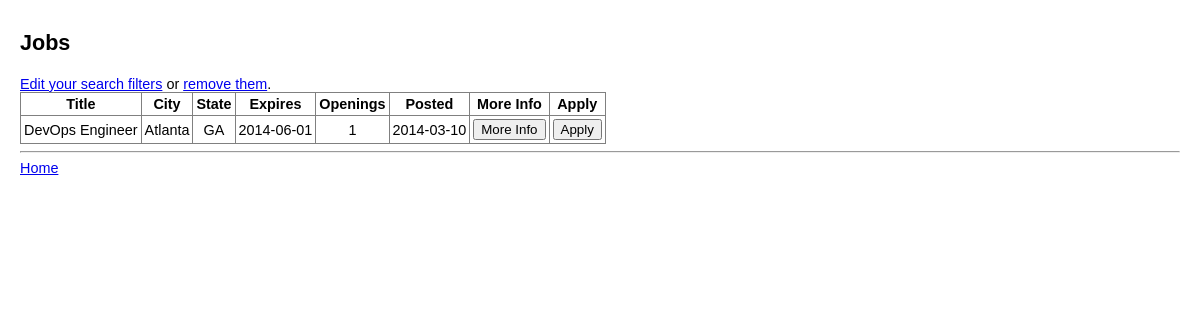
The page /web/jobs.php?state=GA (signed in) on the database its author committed.
### tables this page shows
create table jobs
(
job_id int not null auto_increment,
title varchar(255) not null,
tags varchar(255) not null,
description text not null,
city varchar(255) not null,
state char(2) not null,
expiration date not null,
openings int(3) not null,
posted date not null,
primary key (job_id)
);

### web/jobs.php (the view, shortened to what this page needs)
<!doctype html>
<html>
<link rel="stylesheet" type="text/css" href="resources/style.css">
</head>
<body>
<div id='page_title'>
Jobs
</div>
<div id='content'>
<a href='search_jobs.php'>Edit your search filters</a> or <a href='jobs.php'>remove them</a>.
<?php
include 'resources/db_connect.php';
if (isset($_GET['state'])) {
  $state = $_GET['state'];
  $sql = "select * from jobs where state = '$state'";
} elseif (isset($_GET['city'])) {
  $city = $_GET['city'];
  $sql = "select * from jobs where city = '$city'";
} else {
  $sql = "select * from jobs";
}
$result = mysqli_query($con,$sql);
if ($result->num_rows == 0) {
  echo "Sorry, no jobs currently listed. Check back soon!";
} else {
  echo "<table border='1' cellpadding='3'><th>Title</th><th>City</th><th>State</th><th>Expires</th><th>Openings</th><th>Posted</th><th>More Info</th><th>Apply</th>";
  while($row = mysqli_fetch_array($result)) {
    $job_id = $row['job_id'];
    $title = $row['title'];
    $description = $row['description'];
    $city = $row['city'];
    $state = $row['state'];
    $expiration = $row['expiration'];
    $openings = $row['openings'];
    $posted = $row['posted'];
    echo "<tr>";
    echo "<td>$title</td>";
    echo "<td>$city</td>";
    echo "<td>$state</td>";
    echo "<td>$expiration</td>";
    echo "<td>$openings</td>";
    echo "<td>$posted</td>";
    echo "<td><button onclick='alert(".'"'.$description.'"'.")'>More Info</button></td>";
    echo "<td><button onclick='window.location.assign(".'"apply_to.php?job_id='.$job_id.'"'.")'>Apply</button></td>";
    echo "</tr>";
  }
  echo "</table>";
}
?>
<hr>
<a href='home.php'>Home</a><br>
</div>
</body>
</html>

### web/resources/style.css (style rules this page uses)
body { width: auto; margin: 0 auto; font-family: arial; font-size: .9em; padding-left: 20px; padding-right: 20px; }
#page_title { font-size: 150%; font-weight: bold; margin-top: 30px; margin-bottom: 20px; }
#content { margin-top: 10px; }
table { border-collapse:collapse; text-align:center; }

### rows shown on the page
jobs: title "DevOps Engineer", city "Atlanta", state "GA", expiration "2014-06-01", openings "1", posted "2014-03-10"
